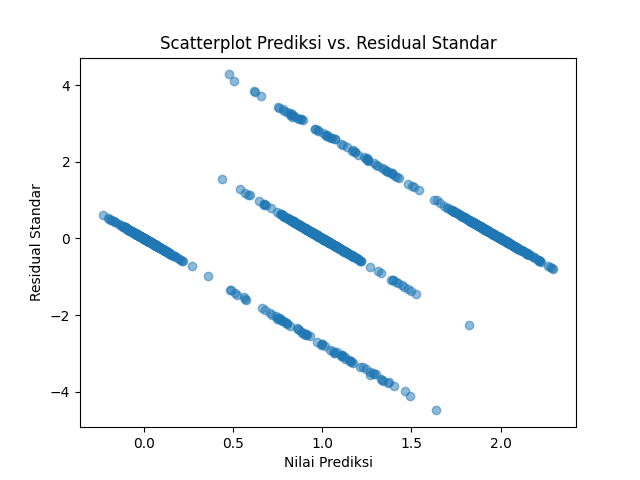

The Python source for this figure:
import pandas as pd
import statsmodels.api as sm
from statsmodels.stats.diagnostic import het_breuschpagan
import matplotlib.pyplot as plt


data = pd.read_csv('StressLevelDataset.csv')

x = data[['anxiety_level', 'self_esteem', 'mental_health_history', 'depression', 'headache', 'blood_pressure', 'sleep_quality', 'breathing_problem', 'noise_level', 'living_conditions', 'safety', 'basic_needs', 'academic_performance', 'study_load' , 'teacher_student_relationship', 'future_career_concerns', 'social_support', 'peer_pressure', 'extracurricular_activities', 'bullying']]
y = data['stress_level']

x = sm.add_constant(x)


model = sm.OLS(y, x).fit()


standardized_residuals = model.get_influence().resid_studentized_internal


plt.scatter(model.predict(), standardized_residuals, alpha=0.5)
plt.title('Scatterplot Prediksi vs. Residual Standar')
plt.xlabel('Nilai Prediksi')
plt.ylabel('Residual Standar')


bp_test_statistic, bp_p_value, _, _ = het_breuschpagan(standardized_residuals, x)
print(f"Breusch-Pagan Test Statistic: {bp_test_statistic}")
print(f"P-value (Breusch-Pagan Test): {bp_p_value}")

plt.show()
